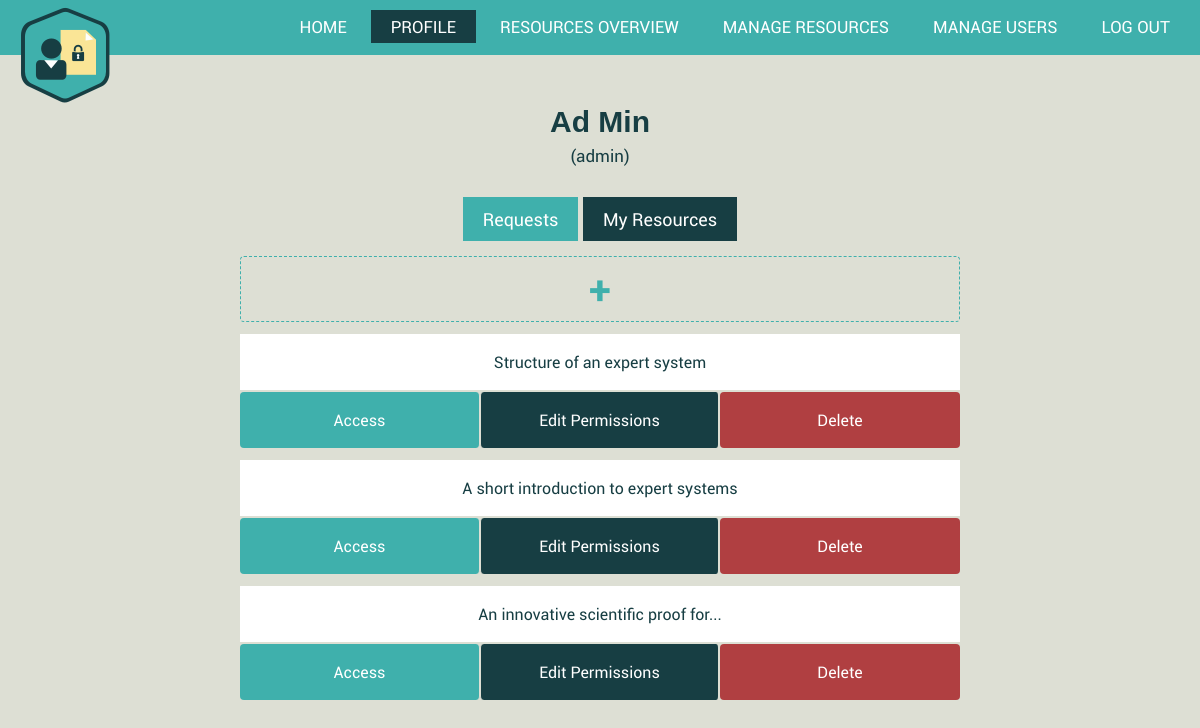
Page /profile/my-resources/ (signed in) on the committed database.
### AuthorizationManagement/models.py (models this page shows)
class Resource(models.Model):
    type = models.CharField(max_length=50)
    name = models.CharField(max_length=150)
    description = models.TextField(max_length=250, blank=True,
                                   validators=[MaxLengthValidator(250)])
    creationDate = models.DateTimeField(default=datetime.now, blank=True)
    readers = models.ManyToManyField(CustomUser, related_name= 'reader')
    owners = models.ManyToManyField(Owner, related_name= 'owner')
    link = models.FileField(upload_to='')

### AuthorizationManagement/views.py (the view)
# urls.py: re_path(r'^profile/my-resources/$', MyResourcesView.as_view(), name = 'my resources' ),
@method_decorator(never_cache, name='dispatch')
@method_decorator(login_required, name='dispatch')
class MyResourcesView(generic.ListView):
    model = Resource
    template_name = 'AuthorizationManagement/my-resources.html'
    deletion_requested = Resource.objects.none()
    def get_queryset(self):
        current_user = Owner.objects.get(id=self.request.user.id)
        return current_user.owner.all()
    def get_context_data(self, **kwargs):
        context = super(MyResourcesView, self).get_context_data(**kwargs)
        context['deletion_requested'] = Resource.objects.filter(
            id__in=DeletionRequest.objects.filter(sender=self.request.user).values('resource_id'))
        context['is_admin'] = self.request.user.is_staff
        return context

### AuthorizationManagement/templates/AuthorizationManagement/my-resources.html (shortened to what this page needs)
{% extends "AuthorizationManagement/profile.html" %}
{% block styles %}
{% load static %}
<link rel="stylesheet" type="text/css" href="{% static 'AuthorizationManagement/css/modal-dialog-info.css' %}" />
<link rel="stylesheet" type="text/css" href="{% static 'AuthorizationManagement/css/modal-dialog-req.css' %}" />
<link rel="stylesheet" type="text/css" href="{% static 'AuthorizationManagement/css/profile.css' %}" />
<link rel="stylesheet" type="text/css" href="{% static 'AuthorizationManagement/css/my-resources.css' %}" />
{% endblock %}
{% block requests_or_resources %}
<div class="mini-nav">
   <a href="/profile/" class="noncurrent">Requests</a></li>
   <a href="/profile/my-resources" class="current">My Resources</a></li>
</div>
<div class="resources-container">
   <a href="/profile/my-resources/add-new-resource" class="create-resource"><strong>+</strong></a>
   <br>
   {% for resource in resource_list %}
   <a href="#{{resource.id}}" class="res-name"> {{resource.name}} </a>
   <a href="../../resources/{{resource.id}}" class="acc-btn">Access</a>
   <a href="/profile/my-resources/{{resource.id}}-edit-users-permissions" class="edit-perm"> Edit Permissions</a>
   {% if resource in deletion_requested %}
   <a href="#cancel-deletion-request-{{resource.id}}" class="cancel-del-req"> Cancel Deletion Request </a>
   <div id="cancel-deletion-request-{{resource.id}}" class="modalDialog">
      <div>
         <a href="" title="Close" id="x"> x </a>
         <form action="/cancel-deletion-request/{{resource.id}}" method="post">
            {% csrf_token %}
            <div class="row">
               <p> Are you sure you want to <strong>cancel</strong> the deletion request for resource:
                  <strong>{{resource.name}}</strong>?
               </p>
               <br>
               <input type="submit" id="no" value="yes, cancel request">
               <a href="" title="Close" id="close"> Close </a>
            </div>
         </form>
      </div>
   </div>
   <br>
   {% else %}
   {% if is_admin %}
   <a href="#delete-resource-{{resource.id}}" class="delete-btn"> Delete </a>
   {% else %}
   <a href="#send-deletion-request-{{resource.id}}" class="delete-btn"> Delete </a>
   {% endif %}
   {% endif %}
   {% endfor %}
</div>
{% endblock %}

### AuthorizationManagement/templates/AuthorizationManagement/profile.html (shortened to what this page needs)
{% extends "AuthorizationManagement/base.html" %}
{% block profile %}
class="active";
{% endblock %}
{% block styles %}
{% load static %}
{% endblock %}
{% block body %}
<div class="body">
   <button onclick="showEditForm()" class="name" id="name"><strong>{{ user.first_name }} {{user.last_name}}</strong></button>
   <p>({{user.username}})</p>
</div>
{% block requests_or_resources %}{% endblock %}
{% endblock %}

### AuthorizationManagement/static/AuthorizationManagement/css/base.css (style rules this page uses)
* { margin:0; padding:0; }
body { font-family: "Roboto", sans-serif; background-color: #dddfd4; }

### AuthorizationManagement/static/AuthorizationManagement/css/profile.css (style rules this page uses)
.body { text-align: center; font-family: "Roboto", sans-serif; font-size: 17px; color: #173e43; margin-top: 50px; }
.name { font-size: 30px; border: none; background: none; text-decoration: none; margin-bottom: 5px; color: #173e43; }
.mini-nav { font-family: "Roboto", sans-serif; font-size: 1.5vw; margin-top: 40px; text-align: center; }
.current { padding: 10px 20px; text-decoration: none; color: white; background: #173e43; }
.noncurrent { padding: 10px 20px; text-decoration: none; color: white; background: #3fb0ac; }

### AuthorizationManagement/static/AuthorizationManagement/css/my-resources.css (style rules this page uses)
.resources-container { display: grid; grid-template-columns: repeat(5, 1fr); grid-template-rows: repeat (6, 55px); font-family: "Roboto", sans-serif; margin-top: 15px; }
.create-resource { grid-column: 2/5; color: #3fb0ac; border: 1px dashed; border-radius: 4px; text-align: center; font-size: 40px; padding: 5px 10px; margin-top: 10px; text-decoration: none; }
.body { text-align: center; grid-column: 3/4; }
.res-name { grid-column: 2/5; border-top: 12px solid #dddfd4; border-bottom: 2px solid #dddfd4; background: white; text-decoration: none; text-align: center; padding: 17px 20px; color: #173e43; }
.acc-btn { grid-column: 2/3; background: #3fb0ac; text-decoration: none; text-align: center; padding: 17px 20px; color: white; border-right: 1px solid #dddfd4; border-radius: 4px; }
.edit-perm { grid-column: 3/4; background: #173e43; text-decoration: none; text-align: center; padding: 17px 20px; color: white; border-right: 2px solid #dddfd4; border-left: 1px solid #dddfd4; border-radius: 4px; }
.delete-btn { grid-column: 4/5; background: #b03f41; text-decoration: none; text-align: center; padding: 17px 20px; color: white; border-radius: 4px; }

### rows in the picture
Resource: name "Structure of an expert system"
Resource: name "A short introduction to expert systems"
Resource: name "An innovative scientific proof for..."

### other values in the picture
{{ user.first_name }} "Ad"
{{ user.last_name }} "Min"
{{ user.username }} "admin"
